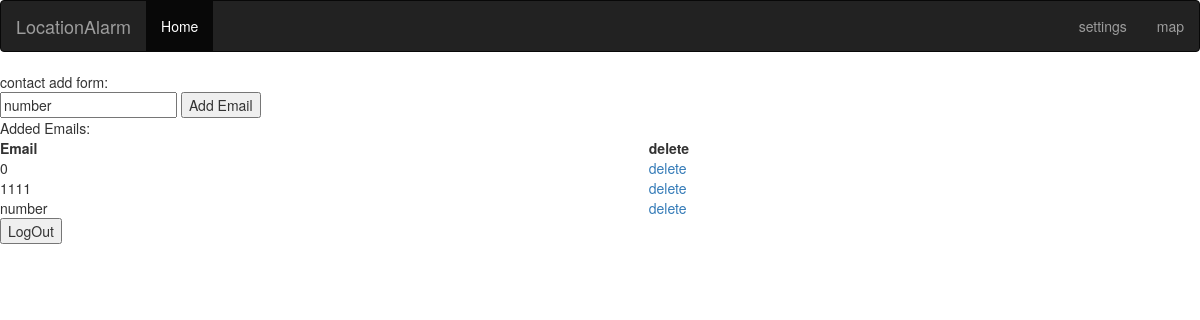
Before: /articles/contacts/ (signed in) with the older database file.
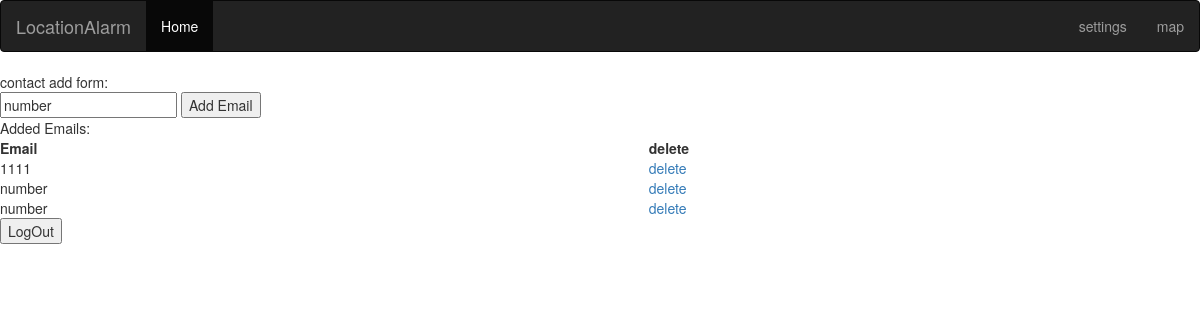
After: the same page with the newer database file.
### articles/models.py (models this page shows)
class UserContacts(models.Model):
    username = models.ForeignKey(User,default=None)
    number = models.CharField(max_length=12,default='None',blank=True) # validators should be a list
    def __unicode__(self):
        return self.number

### articles/views.py (the view)
# urls.py: url(r'contacts/$',views.contacts_view,name="contacts"),
def contacts_view(request):
    if request.method=='POST':
        form=forms.UserContacts()
        instance=form.save(commit=False)
        instance.username=request.user
        instance.number=request.POST['number']
        instance.save()
        message = messages.success(request,('contact saved!'))
        objects=UserContacts.objects.filter(username=request.user)
        print(objects)
        return render(request,'articles/contacts.html',{'contacts':objects},{'message':message})
    else:
        form=forms.UserContacts()
        objects=UserContacts.objects.filter(username=request.user)
        print(objects)
        return render(request,'articles/contacts.html',{'contacts':objects})

### articles/templates/articles/contacts.html (shortened to what this page needs)
{% extends 'articles/base.html' %}
 {% block content %}
 contact add form:
 <form class="" action="{% url 'articles:contacts' %}" method="post">
  <input type="text" name="number" value="number" />
   <button type="submit" name="submit" value="save">Add Email</button>
 </form>
 Added Emails:
 <table style="width:100%">
   <tr>
     <th>Email</th>
     <th>delete</th>
   </tr>
   {% for contacts in contacts %}
   <tr>
       <td>{{contacts.number}}</td>
       <td><a href="{% url 'articles:delete_contact_view' contacts.id %}">delete</a></td>
   </tr>
      {% endfor %}
 </table>
 {% endblock%}

Changed rows visible on the page:
removed UserContacts: number "0"
added UserContacts: number "number"
